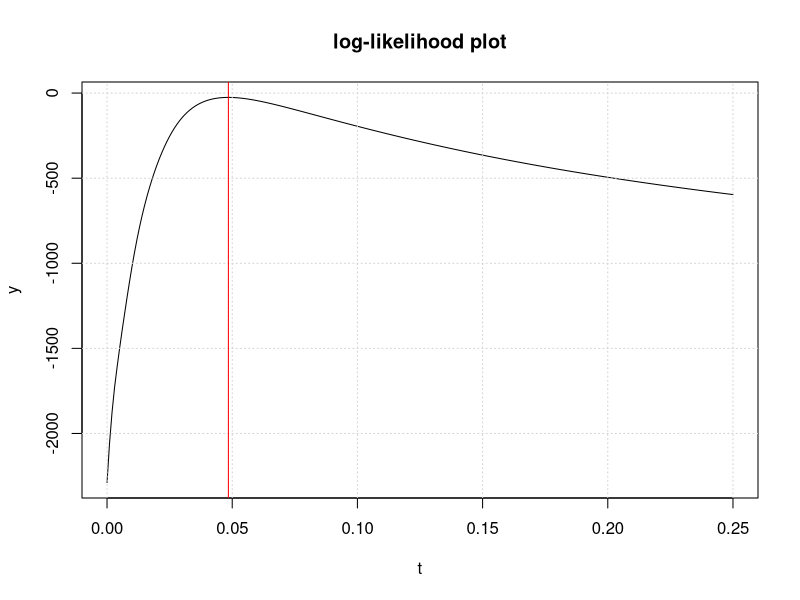

Write the R code that produced this figure.
global.seed <- 2

rgaussmixt <- function(n, mu.1, mu.2, s.1, s.2, p)
{
  ind <- sample(c(1,2), n, replace = T, prob = c(p, 1 - p))
  u.sample <- rnorm(n, mean = c(mu.1, mu.2)[ind], sd = c(s.1, s.2)[ind])
}

est.mm <- function(x, m.1, m.2, s.2, p)
{
  est.r <- mean(x^2)/p - (1-p)/p * (s.2^2 + m.2^2) - m.1^2
  sqrt(abs(est.r))
}

d.gaussmixt <- function(s.1, s.2, m.1, m.2, p, x)
{
  p*dnorm(x, m.1, s.1) + (1-p)*dnorm(x, m.2, s.2)
}

ll.mxt <- function(s.1, s.2, m.1, m.2, p, x)
{
  sum(log(d.gaussmixt(s.1, s.2, m.1, m.2, p, x)))
  #prod(d.gaussmixt(s.1, s.2, m.1, m.2, p, x))
}

est.ml <- function(x, m.1, m.2, s.2, p, x.0 = est.mm(x, m.1, m.2, s.2, p))
{
  calc <- nlm(
    function(t){
      -ll.mxt(t, s.2, m.1, m.2, p, x)
    }, x.0 #, print.level = 2
    )
  t <- seq(0, 0.25, 0.001)
  m <- length(t)
  y <- numeric(m)
  for(i in 1:m)
  {
    y[i] <- ll.mxt(t[i], s.2, m.1, m.2, p, x)
  }
  plot(t, y, type='l', main='log-likelihood plot'); grid()
  abline(v = calc$estimate, col = 'red')
  calc$estimate^2
}

####

h <- function(t, m.1, m.2, s.1, s.2, p)
{
  g <- p/sqrt(2*pi) * exp(-0.5 * (t - m.1)^2/s.1^2) * ((t - m.1)^2 * s.1^(-4) - s.1^(-2))
  l <- d.gaussmixt(s.1, s.2, m.1, m.2, p, t)
  g^2/l
}

fisher.info <- function(m.1, m.2, s.1, s.2, p, a = -15, b = -a)
{
  integration.result <- integrate(
    function(x)
    {
      h(x, m.1, m.2, s.1, s.2, p)
    },
    a, b
  )
  integration.result
}

generate.estimates <- function(theta, mu.1, mu.2, sigma.2, p, n, B)
{
  set.seed(global.seed)
  # Коефіцієнт розсіювання за допомогою генерування вибірок із суміші 
  # з компонентами N(1, theta^2), N(0, 0.75^2) [тут theta - відоме]
  estimates <- numeric(B)
  for(j in 1:B)
  {
    x.mxt <- rgaussmixt(n, mu.1, mu.2, theta, sigma.2, p)
    estimates[j] <- est.ml(x.mxt, mu.1, mu.2, sigma.2, p)
  }
  estimates
}

mle.asympt.var <- function(theta, mu.1, mu.2, sigma.2, p)
{
  I <- fisher.info(mu.1, mu.2, theta, sigma.2, p)
  1/I$value
}

norm.2.moment <- function(mu, sigma)
{
  # M[Y^2], Y ~ N(mu, sigma^2)
  mu^2 + sigma^2
}

norm.4.moment <- function(mu, sigma)
{
  # M[Y^4], Y ~ N(mu, sigma^2)
  mu^4 + 6*mu^2*sigma^2 + 3*sigma^4
}

mm.asympt.var <- function(theta, mu.1, mu.2, sigma.2, p)
{
  # Коефіцієнт розсіювання за теоретичною формулою (для моментної оцінки)
  # D[h(X)]/(H'(theta))^2
  m.x.4 <- norm.4.moment(mu.1, theta) * p + norm.4.moment(mu.2, sigma.2) * (1 - p)
  m.x.2.sq <- (p * norm.2.moment(mu.1, theta) + (1 - p) * norm.2.moment(mu.2, sigma.2))^2
  (m.x.4 - m.x.2.sq)/p^2
}

are.mle.mm <- function(theta, mu.1, mu.2, sigma.2, p)
{
  mle.v <- mle.asympt.var(theta, mu.1, mu.2, sigma.2, p)
  gmm.v <- mm.asympt.var(theta, mu.1, mu.2, sigma.2, p)
  print(c(mle.v, gmm.v))
  mle.v/gmm.v
}

####

given.mu.1 <- 1
given.mu.2 <- 0
given.sigma.2 <- 0.75
given.p <- 0.6
true.theta <- 0.05

N <- 1000
u.mxt <- rgaussmixt(
  N, 
  given.mu.1, given.mu.2, 
  true.theta, given.sigma.2, 
  given.p
)

options(warn = -1)
estimated.ml <- est.ml(
  u.mxt, given.mu.1, given.mu.2, given.sigma.2, given.p
)
print(estimated.ml)
options(warn = 0)

###

#I.d <- fisher.info(given.mu.1, given.mu.2, true.theta, given.sigma.2, given.p)
#I <- I.d$value
#V <- 1/I

#UU <- generate.estimates(0.05, 1, 0, 0.75, 0.6, 1000, 1000)
#hist(sqrt(1000)*(UU[UU<.6] - true.theta^2), main = "Histogram of sqrt(n)*(theta_n - theta^2)", probability = T); grid()
#curve(dnorm(x, mean = sqrt(1000)*(mean(UU[UU < .6]) - true.theta^2), sd = (sqrt(1000*var(UU[UU < .6]))), col = 'red', add = T))

####

print('are')
print(are.mle.mm(true.theta, given.mu.1, given.mu.2, given.sigma.2, given.p))